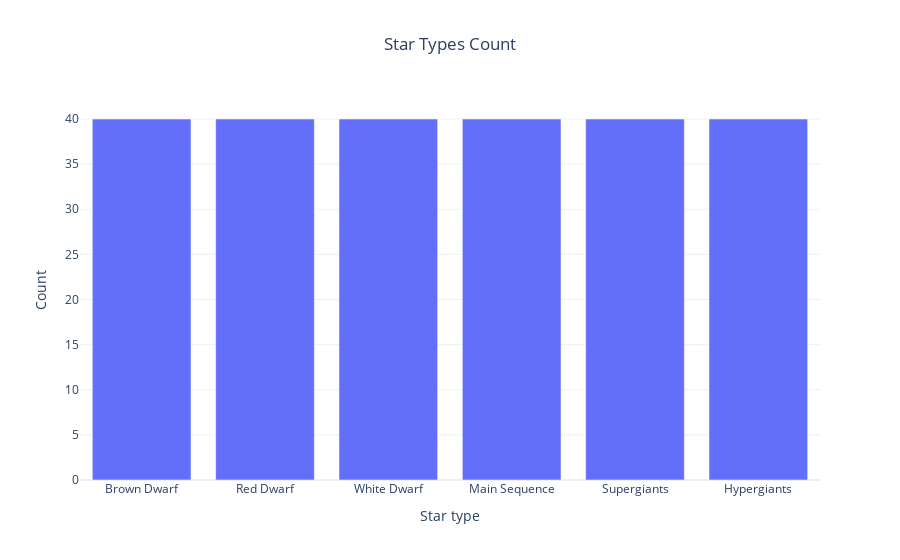

The cell this chart's notebook holds for it:
### Code cell
fig1 = create_star_type_bar_chart(star_df)

fig1.show()

### Figure 1 — Plotly figure (JSON) as saved in the notebook; plotly's stock layout.template omitted (floating-point values rounded to 4 significant figures)
{"data": [{"hovertemplate": "Star type=%{x}<br>Count=%{y}<extra></extra>", "legendgroup": "", "marker": {"color": "#636efa", "pattern": {"shape": ""}}, "name": "", "orientation": "v", "showlegend": false, "textposition": "auto", "type": "bar", "x": ["Brown Dwarf", "Red Dwarf", "White Dwarf", "Main Sequence", "Supergiants", "Hypergiants"], "xaxis": "x", "y": [40, 40, 40, 40, 40, 40], "yaxis": "y"}], "layout": {"barmode": "relative", "legend": {"tracegroupgap": 0}, "title": {"text": "Star Types Count", "x": 0.5}, "xaxis": {"anchor": "y", "domain": [0, 1], "title": {"text": "Star type"}}, "yaxis": {"anchor": "x", "domain": [0, 1], "title": {"text": "Count"}}}}
